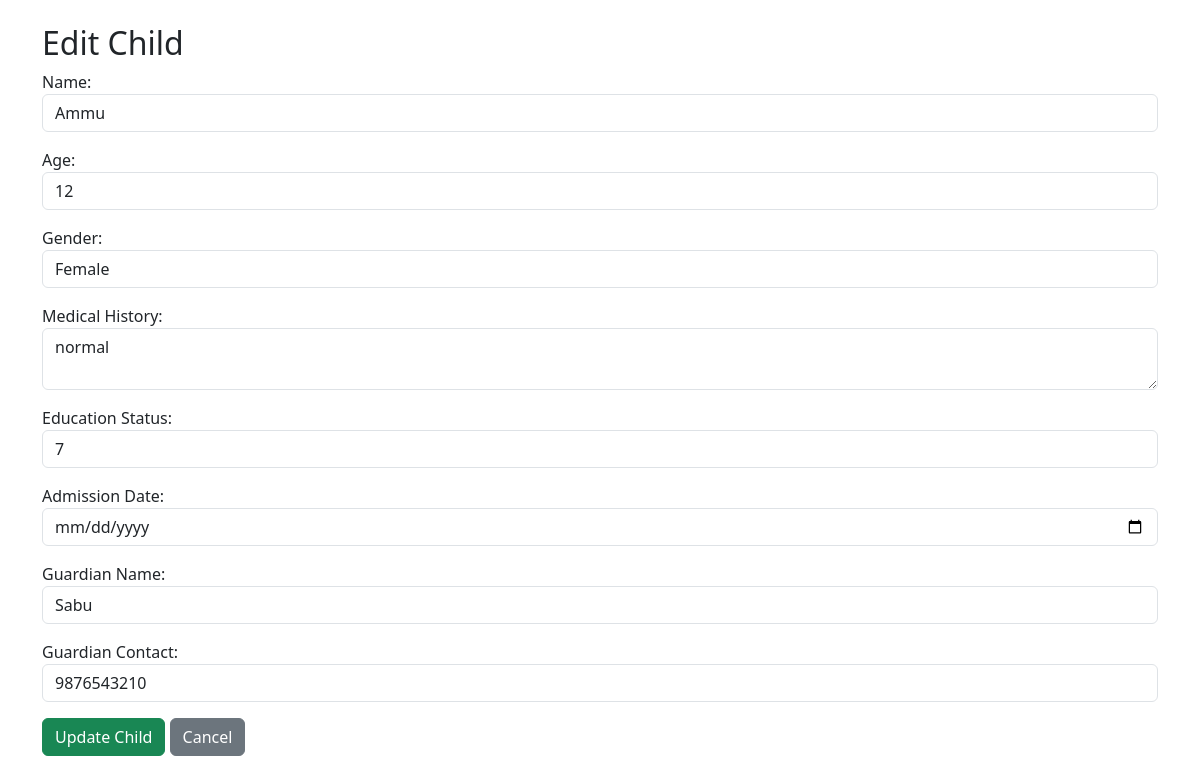
Screenshot of /editchild/1/ with the database file from the repository.
### app/models.py (models this page shows, shortened)
class Child(models.Model):
    name = models.CharField(max_length=100)
    age = models.IntegerField()
    gender = models.CharField(max_length=10, choices=[('Male', 'Male'), ('Female', 'Female'), ('Other', 'Other')])
    medical_history = models.TextField()
    education_status = models.CharField(max_length=200)
    admission_date = models.DateField(auto_now_add=True)
    guardian_name = models.CharField(max_length=100, null=True, blank=True)
    guardian_contact = models.CharField(max_length=15, null=True, blank=True)
    staf = models.ForeignKey(Stafreg, on_delete=models.CASCADE)  # 🔹 Link to staff

### app/views.py (the view, shortened to what this page needs)
# urls.py: path('editchild/<int:id>/', views.editchild, name='editchild'),
def editchild(request,id):
    child = Child.objects.get(pk=id)
    return render(request, 'staf/editchild.html', {'child': child})

### templates/staf/editchild.html (shortened to what this page needs)
<!DOCTYPE html>
<html lang="en">
<head>
  <link href="https://cdn.jsdelivr.net/npm/bootstrap@5.3.3/dist/css/bootstrap.min.css" rel="stylesheet">
</head>
<body>
<div class="container mt-4">
    <h2>Edit Child</h2>
    <form method="POST">
        <div class="mb-3">
            <label>Name:</label>
            <input type="text" name="name" value="{{ child.name }}" class="form-control" required>
        </div>
        <div class="mb-3">
            <label>Age:</label>
            <input type="number" name="age" value="{{ child.age }}" class="form-control" required>
        </div>
        <div class="mb-3">
            <label>Gender:</label>
            <select name="gender" class="form-control">
                <option value="Female" {% if child.gender == 'Female' %}selected{% endif %}>Female</option>
            </select>
        </div>
        <div class="mb-3">
            <label>Medical History:</label>
            <textarea name="medical_history" class="form-control">{{ child.medical_history }}</textarea>
        </div>
        <div class="mb-3">
            <label>Education Status:</label>
            <input type="text" name="education_status" value="{{ child.education_status }}" class="form-control" required>
        </div>
        <div class="mb-3">
            <label>Admission Date:</label>
            <input type="date" name="admission_date" value="{{ child.admission_date }}" class="form-control" required>
        </div>
        <div class="mb-3">
            <label>Guardian Name:</label>
            <input type="text" name="guardian_name" value="{{ child.guardian_name }}" class="form-control">
        </div>
        <div class="mb-3">
            <label>Guardian Contact:</label>
            <input type="text" name="guardian_contact" value="{{ child.guardian_contact }}" class="form-control">
        </div>
        <button type="submit" class="btn btn-success">Update Child</button>
        <a href="{% url 'viewchild' %}" class="btn btn-secondary">Cancel</a>
    </form>
</div>
</body>
</html>

### rows the page displays
Child: name "Ammu", age "12", gender "Female", medical_history "normal", education_status "7", guardian_name "Sabu", guardian_contact "9876543210"
